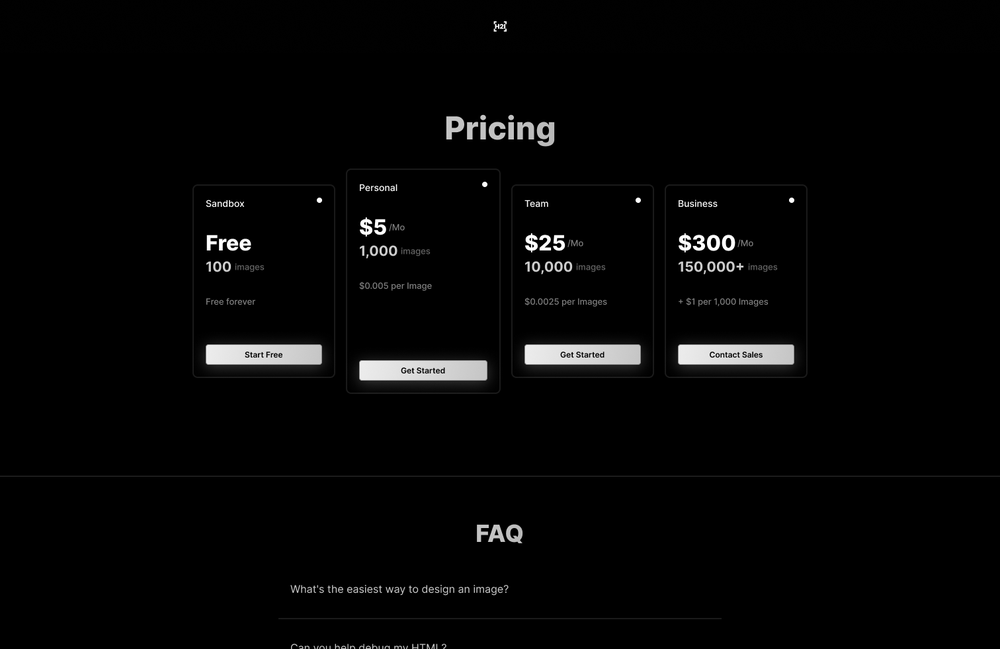
#> input picture testing/cv/demo/a.png, 1000 x 649 px, shrunk from 1512 x 982 before the run
$ python main.py   (older library calls are emulated)
#> lines starting #> are read from the running program, lines starting #| are printed output that depends on the picture; long printed decimals are rounded
#> further down, a is the input picture: shape (649, 1000, 4); mean R, G, B, A 5.6, 5.6, 5.6, 255
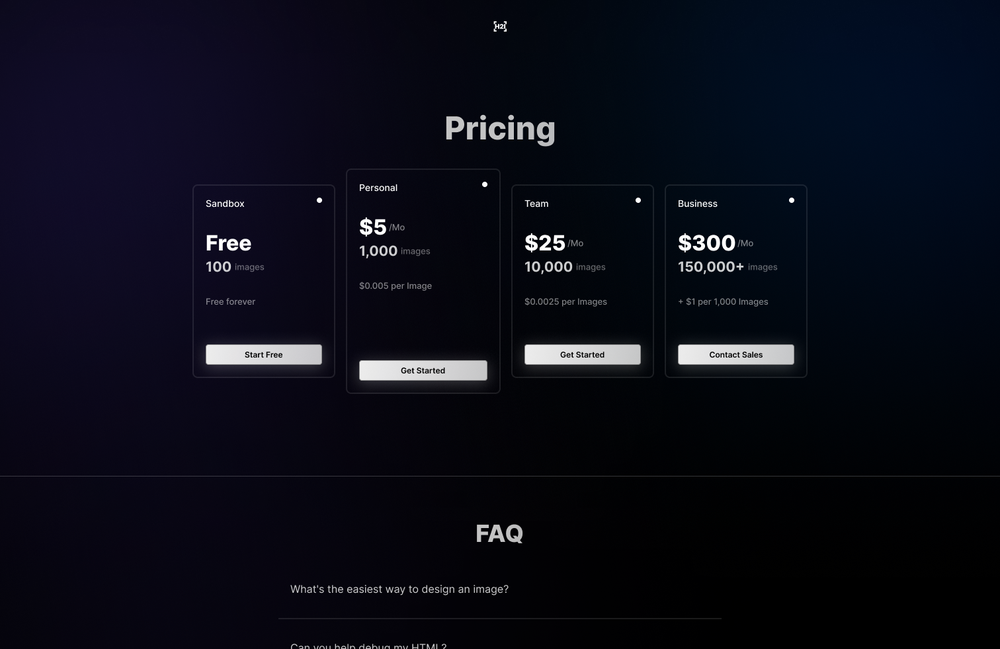
#> input picture testing/cv/demo/b.png, 1000 x 649 px, shrunk from 1512 x 982 before the run
#> further down, b is the input picture: shape (649, 1000, 4); mean R, G, B, A 10.3, 11.9, 23, 255
import os
from pathlib import Path
from skimage import io, img_as_float, color
from skimage.metrics import structural_similarity as ssim
import matplotlib.pyplot as plt
import numpy as np


def compare_images(a, b):
    # Convert the images to float
    rgb_a = img_as_float(a)
    rgb_b = img_as_float(b)

    rgb_a = rgb_a[:, :, :3]
#> rgb_a: shape (649, 1000, 3) float64
    rgb_b = rgb_b[:, :, :3]
#> rgb_b: shape (649, 1000, 3) float64

    # grey scale
    grey_a = color.rgb2gray(rgb_a)
    grey_b = color.rgb2gray(rgb_b)

    print(f"RGB - Image A: {rgb_a.shape}, Image B: {rgb_b.shape}")
#| RGB - Image A: (649, 1000, 3), Image B: (649, 1000, 3)
    print(f"GREY - Image A: {grey_a.shape}, Image B: {grey_b.shape}")
#| GREY - Image A: (649, 1000), Image B: (649, 1000)

    # Compute SSIM between two images
    rgb_score, rgb_diff = ssim(rgb_a, rgb_b, full=True,
                               multichannel=True, win_size=7, channel_axis=2, data_range=1.0)
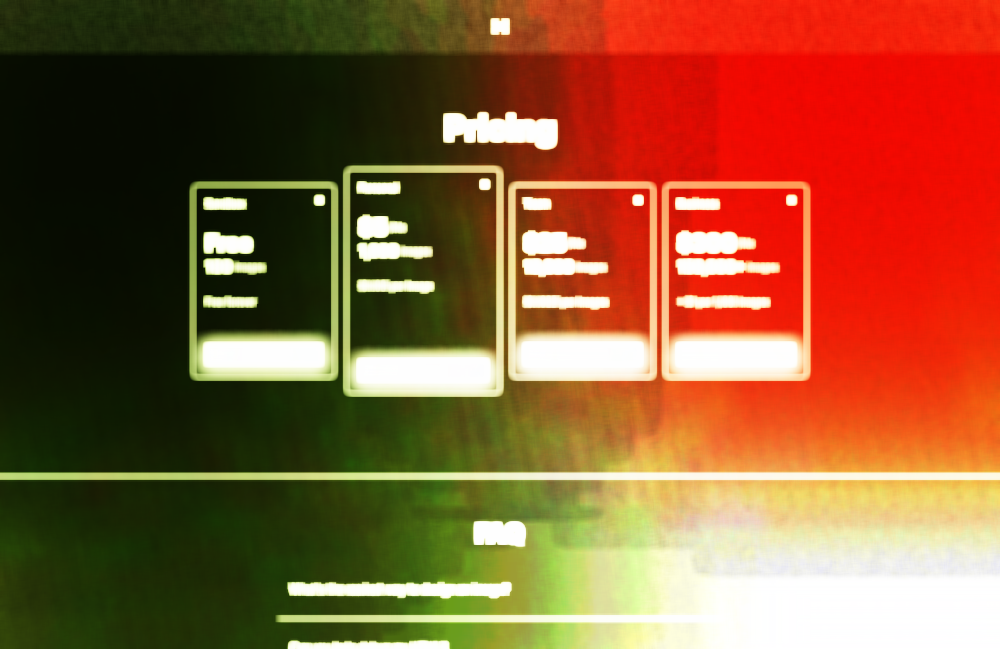
#> rgb_diff: shape (649, 1000, 3) float64; mean R, G, B 0.553, 0.348, 0.206
#> rgb_score = 0.368
    grey_score, grey_diff = ssim(grey_a, grey_b, full=True,
                                 multichannel=False, win_size=7, data_range=1.0)
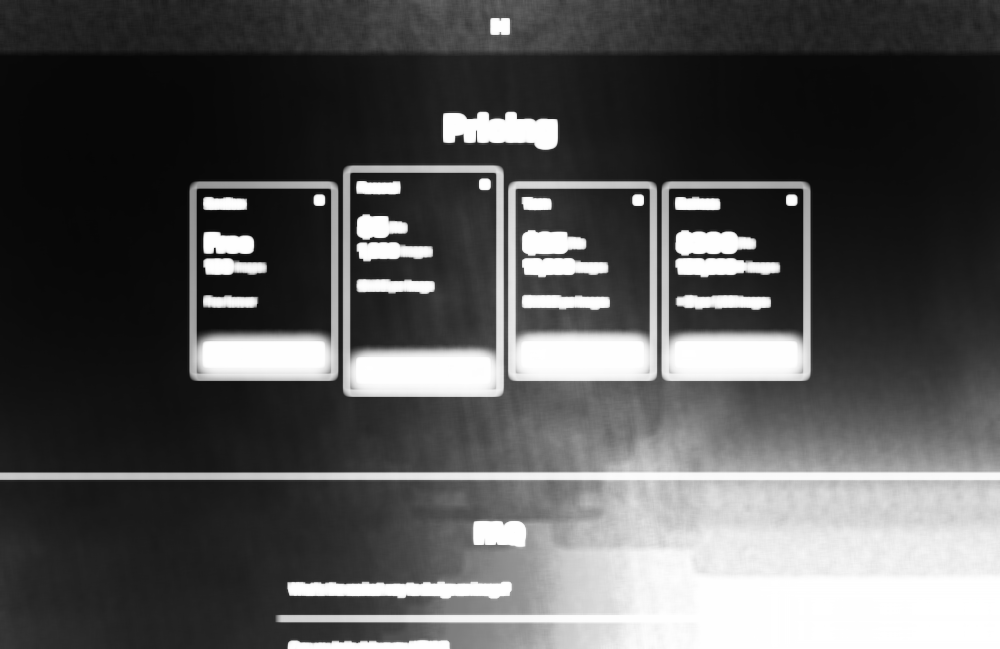
#> grey_diff: shape (649, 1000) float64; min 0.0271, max 1, mean 0.334
#> grey_score = 0.333

    print(f"RGB SSIM: {rgb_score}, GREY SSIM: {grey_score}")
#| RGB SSIM: 0.3684, GREY SSIM: 0.3333

    # The diff image contains the actual image differences between the two images
    # and is represented as a floating point data type in the range [-1,1]
    # We must transform this image from a float in [-1,1] to uint8 in [0,255]
    score = rgb_score
#> score = 0.368
    rgb_diff = (rgb_diff * 255).astype("uint8")
    grey_diff = (grey_diff * 255).astype("uint8")

    return score, rgb_diff, grey_diff


__dir = os.path.dirname(os.path.abspath(__file__))
demo_dir = Path(__dir) / 'demo'

# Read images
a = io.imread(demo_dir / 'a.png')
b = io.imread(demo_dir / 'b.png')

# Compare images
score, diff, gdiff = compare_images(a, b)
#> score = 0.368

print("SSIM Score: {:.1f}".format(score * 100))
#| SSIM Score: 36.8

# Show diff image
plt.imshow(diff, cmap='gray')
plt.colorbar()
plt.show()
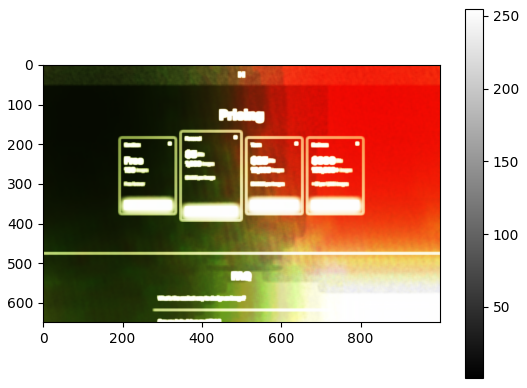
#> figure drawn by matplotlib, 2 panels

# Save the diff image
io.imsave(demo_dir / 'diff.png', diff)
io.imsave(demo_dir / 'diff-g.png', gdiff)
